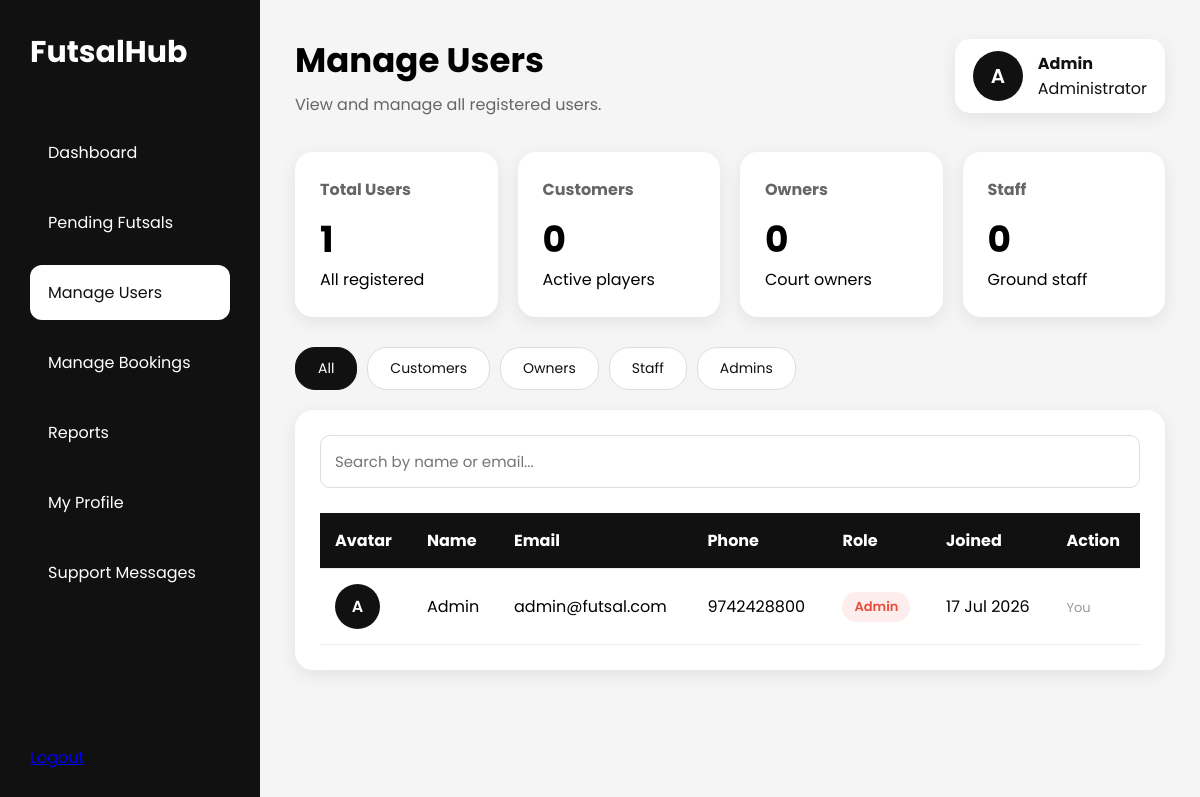
/admin/manage_users.php (signed in), run on the app's committed database.
### tables this page shows
CREATE TABLE users (
  userid INT AUTO_INCREMENT PRIMARY KEY,
  name VARCHAR(100) NOT NULL,
  email VARCHAR(100) NOT NULL UNIQUE,
  phone VARCHAR(15) NOT NULL,
  password VARCHAR(255) NOT NULL,
  role ENUM('customer', 'owner', 'staff', 'admin') NOT NULL,
  created_at TIMESTAMP DEFAULT CURRENT_TIMESTAMP
);

### admin/manage_users.php (the view, shortened to what this page needs)
<?php
require_once '../config/db.php';
$currentPage = 'manageUsers';
$filter = $_GET['filter'] ?? 'all';
if ($filter === 'customer') {
  $where = "WHERE role = 'customer'";
} elseif ($filter === 'owner') {
  $where = "WHERE role = 'owner'";
} elseif ($filter === 'staff') {
  $where = "WHERE role = 'staff'";
} elseif ($filter === 'admin') {
  $where = "WHERE role = 'admin'";
} else {
  $where = "";
}
$result = mysqli_query($conn, "
  SELECT * FROM users
  $where
  ORDER BY created_at DESC
");
$counts = mysqli_fetch_assoc(mysqli_query($conn, "
  SELECT
    COUNT(*) AS total,
    SUM(role = 'customer') AS customers,
    SUM(role = 'owner')    AS owners,
    SUM(role = 'staff')    AS staff
  FROM users
"));
?>
<!DOCTYPE html>
<html lang="en">
<head>
  <link rel="stylesheet" href="../assets/css/admin.css">
</head>
<body>
  <div class="dashboard">
    <?php include 'includes/sidebar.php'; ?>
    <main class="main">
      <div class="header">
        <div>
          <h1>Manage Users</h1>
          <p>View and manage all registered users.</p>
        </div>
        <a href="profile.php" class="admin-user">
          <div class="avatar">
            <?= strtoupper(substr($_SESSION['name'], 0, 1)); ?>
          </div>
          <div>
            <strong><?= htmlspecialchars($_SESSION['name']); ?></strong>
            <br>
            Administrator
          </div>
        </a>
      </div>
      <div class="cards" style="grid-template-columns: repeat(4, 1fr);">
        <div class="card">
          <h4>Total Users</h4>
          <h2><?= $counts['total'] ?? 0 ?></h2>
          <p>All registered</p>
        </div>
        <div class="card">
          <h4>Customers</h4>
          <h2><?= $counts['customers'] ?? 0 ?></h2>
          <p>Active players</p>
        </div>
        <div class="card">
          <h4>Owners</h4>
          <h2><?= $counts['owners'] ?? 0 ?></h2>
          <p>Court owners</p>
        </div>
        <div class="card">
          <h4>Staff</h4>
          <h2><?= $counts['staff'] ?? 0 ?></h2>
          <p>Ground staff</p>
        </div>
      </div>
      <div class="filter-tabs">
        <a href="?filter=all" class="<?= $filter === 'all'      ? 'active' : '' ?>">All</a>
        <a href="?filter=customer" class="<?= $filter === 'customer' ? 'active' : '' ?>">Customers</a>
        <a href="?filter=owner" class="<?= $filter === 'owner'    ? 'active' : '' ?>">Owners</a>
        <a href="?filter=staff" class="<?= $filter === 'staff'    ? 'active' : '' ?>">Staff</a>
        <a href="?filter=admin" class="<?= $filter === 'admin'    ? 'active' : '' ?>">Admins</a>
      </div>
      <div class="panel" style="margin-top: 20px;">
        <div class="search-box">
          <input type="text" id="searchInput" placeholder="Search by name or email...">
        </div>
        <table id="usersTable">
          <thead>
            <tr>
              <th>Avatar</th>
              <th>Name</th>
              <th>Email</th>
              <th>Phone</th>
              <th>Role</th>
              <th>Joined</th>
              <th>Action</th>
            </tr>
          </thead>
          <tbody>
            <?php if (mysqli_num_rows($result) > 0): ?>
              <?php while ($row = mysqli_fetch_assoc($result)): ?>
                <tr>
                  <td>
                    <div class="user-avatar">
                      <?= strtoupper(substr($row['name'], 0, 1)); ?>
                    </div>
                  </td>
                  <td><?= htmlspecialchars($row['name']); ?></td>
                  <td><?= htmlspecialchars($row['email']); ?></td>
                  <td><?= htmlspecialchars($row['phone']); ?></td>
                  <td>
                    <span class="role-badge <?= $row['role'] ?>">
                      <?= ucfirst($row['role']); ?>
                    </span>
                  </td>
                  <td><?= date('d M Y', strtotime($row['created_at'])); ?></td>
                  <td>
                    <?php if ($row['userid'] != $_SESSION['userid']): ?>
                      <form method="POST"
                        onsubmit="return confirm('Are you sure you want to delete <?= htmlspecialchars($row['name']) ?>?')">
                        <input type="hidden" name="userid" value="<?= $row['userid'] ?>">
                        <button
                          type="submit"
                          name="action"
                          value="delete"
                          class="btn reject-btn">
                          Delete
                        </button>
                      </form>
                    <?php else: ?>
                      <span style="color:#999; font-size:13px;">You</span>
                    <?php endif; ?>
                  </td>
                </tr>
              <?php endwhile; ?>
            <?php endif; ?>
          </tbody>
        </table>
      </div>
    </main>
  </div>
</body>
</html>

### admin/includes/sidebar.php (shortened to what this page needs)
<aside class="sidebar">
  <?php $currentPage = $currentPage ?? ''; ?>
  <div class="logo">
    Futsal<span>Hub</span>
  </div>
  <nav class="menu">
    <a href="dashboard.php"
      class="<?= ($currentPage == 'dashboard') ? 'active' : '' ?>">
      Dashboard
    </a>
    <a href="pending_futsals.php"
      class="<?= ($currentPage == 'pendingFutsals') ? 'active' : '' ?>">
      Pending Futsals
    </a>
    <a href="manage_users.php"
      class="<?= ($currentPage == 'manageUsers') ? 'active' : '' ?>">
      Manage Users
    </a>
    <a href="manage_bookings.php"
      class="<?= ($currentPage == 'manageBookings') ? 'active' : '' ?>">
      Manage Bookings
    </a>
    <a href="reports.php"
      class="<?= ($currentPage == 'reports') ? 'active' : '' ?>">
      Reports
    </a>
    <a href="profile.php"
      class="<?= ($currentPage == 'profile') ? 'active' : '' ?>">
      My Profile
    </a>
    <a href="support_message.php"
      class="<?= ($currentPage == 'support') ? 'active' : '' ?>">
      Support Messages
    </a>
  </nav>
  <div class="logout">
    <a href="../logout.php">
    </a>
  </div>
</aside>

### assets/css/admin.css (style rules this page uses)
* { margin: 0; padding: 0; box-sizing: border-box; font-family: "Poppins", sans-serif; }
body { background: #f5f5f5; }
.dashboard { display: flex; min-height: 100vh; }
.sidebar { position: fixed; top: 0; left: 0; width: 260px; height: 100vh; background: #111; color: #fff; padding: 30px; display: flex; flex-direction: column; }
.logo { font-size: 30px; font-weight: 700; margin-bottom: 50px; color: #fff; text-decoration: none; }
.menu { display: flex; flex-direction: column; gap: 15px; }
.menu a { color: #fff; text-decoration: none; padding: 15px 18px; border-radius: 12px; transition: 0.3s; }
.menu a:hover, .menu a.active { background: #fff; color: #111; }
.logout { margin-top: auto; }
.main { flex: 1; padding: 35px; margin-left: 260px; overflow-y: auto; min-height: 100vh; }
.header { display: flex; justify-content: space-between; align-items: center; margin-bottom: 35px; }
.header h1 { font-size: 34px; }
.header p { color: #666; margin-top: 6px; }
.admin-user { display: flex; align-items: center; gap: 15px; background: #fff; padding: 12px 18px; border-radius: 15px; box-shadow: 0 5px 18px rgba(0, 0, 0, 0.08); text-decoration: none; color: #111; transition: 0.3s; }
.avatar { width: 50px; height: 50px; border-radius: 50%; background: #111; color: #fff; display: flex; justify-content: center; align-items: center; font-size: 20px; font-weight: 600; }
.cards { display: grid; grid-template-columns: repeat(5, 1fr); gap: 20px; margin-bottom: 30px; }
.card { background: #fff; padding: 25px; border-radius: 18px; box-shadow: 0 5px 18px rgba(0, 0, 0, 0.08); transition: 0.3s; }
.card h4 { color: #666; margin-bottom: 10px; }
.card h2 { font-size: 36px; }
.panel { background: #fff; border-radius: 18px; padding: 25px; box-shadow: 0 5px 18px rgba(0, 0, 0, 0.08); }
table { width: 100%; border-collapse: collapse; }
table th { background: #111; color: #fff; }
table th, table td { padding: 15px; text-align: left; border-bottom: 1px solid #eee; }
.user-avatar { width: 45px; height: 45px; border-radius: 50%; background: #111; color: #fff; display: flex; justify-content: center; align-items: center; font-weight: 600; font-size: 16px; }
.search-box { margin-bottom: 25px; }
.search-box input { width: 100%; padding: 14px; border: 1px solid #ddd; border-radius: 10px; outline: none; font-size: 15px; font-family: "Poppins", sans-serif; }
input, textarea, select { width: 100%; padding: 14px; border: 1px solid #ddd; border-radius: 10px; outline: none; font-size: 15px; font-family: "Poppins", sans-serif; }
.filter-tabs { display: flex; gap: 10px; margin-bottom: 5px; }
.filter-tabs a { padding: 10px 22px; border-radius: 20px; text-decoration: none; background: #fff; color: #111; font-size: 14px; border: 1px solid #ddd; transition: 0.3s; }
.filter-tabs a:hover, .filter-tabs a.active { background: #111; color: #fff; border-color: #111; }
.role-badge { display: inline-block; padding: 5px 12px; border-radius: 20px; font-size: 13px; font-weight: 600; }
.role-badge.admin { background: #fdedec; color: #e74c3c; }

### data on the page
users: name "A", name "Admin", email "admin@futsal.com", phone "9742428800", role "Admin", created_at "17 Jul 2026", shows "You"

### other printed values
substr($_SESSION['name'], 0, 1) "A"
$_SESSION['name'] "Admin"
$counts['total'] "1"
$counts['customers'] "0"
$counts['owners'] "0"
$counts['staff'] "0"
